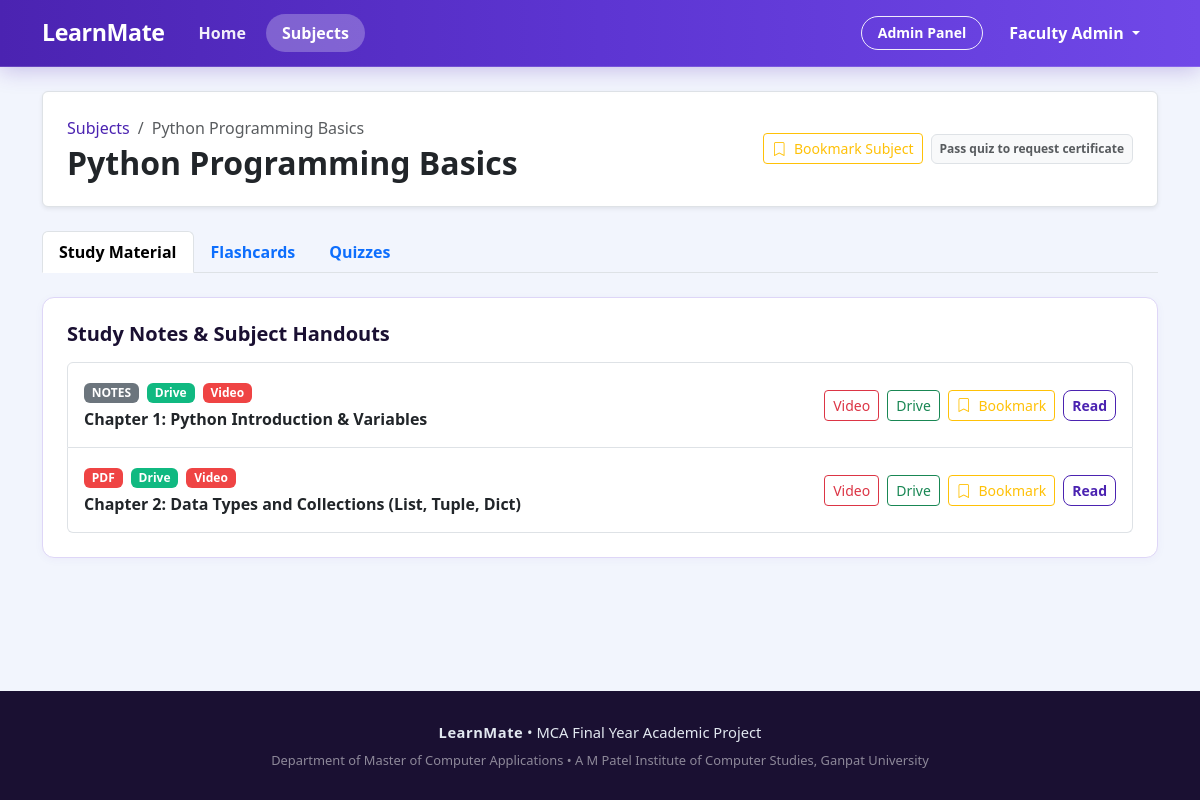
Page /courses/1/ (signed in) on the committed database.
### main_app/models.py (models this page shows, shortened)
class Subject(models.Model):
    subject_id = models.AutoField(primary_key=True)
    subject_name = models.CharField(max_length=100)
    description = models.TextField()
    image = models.ImageField(upload_to='subjects/', null=True, blank=True, help_text="Upload subject cover image")
    image_url = models.URLField(max_length=500, null=True, blank=True, help_text="Or paste direct web image URL")
    created_by = models.ForeignKey(User, on_delete=models.CASCADE, related_name='subjects_created')
    created_at = models.DateTimeField(auto_now_add=True)
    class Meta:
        db_table = 'subject'
        verbose_name = 'Subject'
        verbose_name_plural = 'Subjects'

class StudyMaterial(models.Model):
    MATERIAL_TYPES = (
        ('notes', 'Study Notes / Text'),
        ('pdf', 'PDF Document'),
        ('ppt', 'Presentation (PPT)'),
        ('video', 'Video Lecture / Link'),
    )
    material_id = models.AutoField(primary_key=True)
    subject = models.ForeignKey(Subject, on_delete=models.CASCADE, related_name='materials')
    title = models.CharField(max_length=150)
    material_type = models.CharField(max_length=20, choices=MATERIAL_TYPES, default='notes')
    file_path = models.FileField(upload_to='materials/', null=True, blank=True)
    drive_link = models.URLField(max_length=500, null=True, blank=True, help_text="Google Drive link for notes/PDFs")
    video_url = models.URLField(max_length=500, null=True, blank=True, help_text="YouTube or Video Lecture URL")
    description = models.TextField(help_text="Detailed notes or description of the material")
    created_by = models.ForeignKey(User, on_delete=models.CASCADE)
    created_at = models.DateTimeField(auto_now_add=True)
    class Meta:
        db_table = 'study_material'
        verbose_name = 'Study Material'
        verbose_name_plural = 'Study Materials'

### main_app/views.py (the view)
# urls.py: path('courses/<int:subject_id>/', views.course_detail, name='course_detail'),
@login_required
def course_detail(request, subject_id):
    subject = get_object_or_404(Subject, subject_id=subject_id)
    materials = StudyMaterial.objects.filter(subject=subject).order_by('created_at')
    flashcards = Flashcard.objects.filter(subject=subject).order_by('created_at')
    quizzes = Quiz.objects.filter(subject=subject).order_by('created_at')
    revisions = Revision.objects.filter(
        student=request.user,
        question__quiz__subject=subject
    ).select_related('question')
    bookmarked_material_ids = Bookmark.objects.filter(
        student=request.user, material__isnull=False
    ).values_list('material_id', flat=True)
    bookmarked_flashcard_ids = set(Bookmark.objects.filter(
        student=request.user, flashcard__isnull=False
    ).values_list('flashcard_id', flat=True))
    is_subject_bookmarked = Bookmark.objects.filter(
        student=request.user, subject=subject, material__isnull=True, flashcard__isnull=True, question__isnull=True
    ).exists()
    certificate = Certificate.objects.filter(student=request.user, subject=subject).first()
    has_passed_quiz = QuizResult.objects.filter(student=request.user, quiz__subject=subject, result_status='Pass').exists()
    cards_data = []
    for card in flashcards:
        cards_data.append({
            'id': card.flashcard_id,
            'question': card.question,
            'answer': card.answer,
            'is_bookmarked': card.flashcard_id in bookmarked_flashcard_ids,
        })
    context = {
        'subject': subject,
        'materials': materials,
        'flashcards': flashcards,
        'cards_json': json.dumps(cards_data),
        'total_cards': len(cards_data),
        'quizzes': quizzes,
        'revisions': revisions,
        'bookmarked_material_ids': list(bookmarked_material_ids),
        'bookmarked_flashcard_ids': list(bookmarked_flashcard_ids),
        'is_subject_bookmarked': is_subject_bookmarked,
        'certificate': certificate,
        'has_passed_quiz': has_passed_quiz,
    }
    return render(request, 'student/course_detail.html', context)

### templates/student/course_detail.html (shortened to what this page needs)
{% extends 'base.html' %}
{% block content %}
<div class="container">
    <div class="bg-white border rounded p-4 mb-4 shadow-sm">
        <div class="d-flex justify-content-between align-items-center flex-wrap gap-2">
            <div>
                <nav aria-label="breadcrumb">
                    <ol class="breadcrumb mb-1 small">
                        <li class="breadcrumb-item"><a href="{% url 'courses' %}">Subjects</a></li>
                        <li class="breadcrumb-item active">{{ subject.subject_name }}</li>
                    </ol>
                </nav>
                <h2 class="fw-bold mb-0 text-dark">{{ subject.subject_name }}</h2>
            </div>
            <div class="d-flex align-items-center gap-2 flex-wrap">
                <button class="btn btn-sm bookmark-toggle-btn {% if is_subject_bookmarked %}btn-warning{% else %}btn-outline-warning{% endif %}"
                        data-type="subject" data-id="{{ subject.subject_id }}"
                        data-label-active="Subject Bookmarked" data-label-inactive="Bookmark Subject">
                    <i class="bi {% if is_subject_bookmarked %}bi-bookmark-fill{% else %}bi-bookmark{% endif %} me-1"></i>
                    <span>{% if is_subject_bookmarked %}Subject Bookmarked{% else %}Bookmark Subject{% endif %}</span>
                </button>
                {% if certificate %}
                <a href="{% url 'view_certificate' certificate.certificate_no %}" class="btn btn-success btn-sm">
                    View Certificate
                </a>
                {% elif has_passed_quiz %}
                <span class="badge bg-warning text-dark border p-2">
                    Quiz Passed • Certificate Pending Admin Generation
                </span>
                {% else %}
                <span class="badge bg-light text-muted border p-2">
                    Pass quiz to request certificate
                </span>
                {% endif %}
            </div>
        </div>
    </div>
    <ul class="nav nav-tabs mb-4" id="courseTab" role="tablist">
        <li class="nav-item" role="presentation">
            <button class="nav-link active fw-semibold" id="material-tab" data-bs-toggle="tab"
                data-bs-target="#material-pane" type="button" role="tab">
                Study Material
            </button>
        </li>
        <li class="nav-item" role="presentation">
            <button class="nav-link fw-semibold" id="flashcard-tab" data-bs-toggle="tab"
                data-bs-target="#flashcard-pane" type="button" role="tab">
                Flashcards
            </button>
        </li>
        <li class="nav-item" role="presentation">
            <button class="nav-link fw-semibold" id="quiz-tab" data-bs-toggle="tab" data-bs-target="#quiz-pane"
                type="button" role="tab">
                Quizzes
            </button>
        </li>
    </ul>
    <div class="tab-content" id="courseTabContent">
        <div class="tab-pane fade show active" id="material-pane" role="tabpanel">
            <div class="custom-card p-4">
                <div class="d-flex justify-content-between align-items-center mb-3">
                    <h5 class="fw-bold mb-0">Study Notes & Subject Handouts</h5>
                </div>
                <div class="list-group">
                    {% for mat in materials %}
                    <div
                        class="list-group-item list-group-item-action d-flex justify-content-between align-items-center p-3 flex-wrap gap-2">
                        <div class="me-3">
                            <span
                                class="badge {% if mat.material_type == 'pdf' %}bg-danger{% elif mat.material_type == 'ppt' %}bg-warning text-dark{% elif mat.material_type == 'video' %}bg-info text-dark{% else %}bg-secondary{% endif %} me-1 text-uppercase">
                                {{ mat.material_type }}
                            </span>
                            {% if mat.drive_link %}
                            <span class="badge bg-success me-1">Drive</span>
                            {% endif %}
                            {% if mat.video_url %}
                            <span class="badge bg-danger me-1">Video</span>
                            {% endif %}
                            <strong class="fs-6 d-block mt-1">{{ mat.title }}</strong>
                        </div>
                        <div class="d-flex gap-2 flex-shrink-0 flex-wrap">
                            {% if mat.video_url %}
                            <a href="{{ mat.video_url }}" target="_blank" class="btn btn-outline-danger btn-sm">
                                Video
                            </a>
                            {% endif %}
                            {% if mat.drive_link %}
                            <a href="{{ mat.drive_link }}" target="_blank" class="btn btn-outline-success btn-sm">
                                Drive
                            </a>
                            {% endif %}
                            <button
                                class="btn btn-sm bookmark-toggle-btn {% if mat.material_id in bookmarked_material_ids %}btn-warning{% else %}btn-outline-warning{% endif %}"
                                data-type="material" data-id="{{ mat.material_id }}">
                                <i class="bi {% if mat.material_id in bookmarked_material_ids %}bi-bookmark-fill{% else %}bi-bookmark{% endif %} me-1"></i>
                                <span>{% if mat.material_id in bookmarked_material_ids %}Bookmarked{% else %}Bookmark{% endif %}</span>
                            </button>
                            <a href="{% url 'study_material_view' mat.material_id %}"
                                class="btn btn-outline-primary btn-sm">
                                Read
                            </a>
                        </div>
                    </div>
                    {% empty %}
                    <p class="text-muted text-center py-4">No study materials uploaded for this subject yet.</p>
                    {% endfor %}
                </div>
            </div>
        </div>
    </div>
</div>
{% endblock %}

### templates/base.html (shortened to what this page needs)
{% load static %}
<!DOCTYPE html>
<html lang="en">
<head>
    <link href="https://cdn.jsdelivr.net/npm/bootstrap@5.3.0/dist/css/bootstrap.min.css" rel="stylesheet">
    <link rel="stylesheet" href="https://cdn.jsdelivr.net/npm/bootstrap-icons@1.11.3/font/bootstrap-icons.min.css">
    <link rel="stylesheet" href="{% static 'css/style.css' %}?v=8.0">
</head>
<body>
    <nav class="navbar navbar-expand-lg navbar-custom sticky-top">
        <div class="container">
            <a class="navbar-brand" href="{% url 'home' %}">
                LearnMate
            </a>
            <div class="collapse navbar-collapse" id="navbarMain">
                <ul class="navbar-nav me-auto mb-2 mb-lg-0">
                    <li class="nav-item">
                        <a class="nav-link {% if request.resolver_match.url_name == 'home' %}active{% endif %}"
                            href="{% url 'home' %}">Home</a>
                    </li>
                    <li class="nav-item">
                        <a class="nav-link {% if request.resolver_match.url_name == 'courses' or request.resolver_match.url_name == 'course_detail' %}active{% endif %}"
                            href="{% url 'courses' %}">Subjects</a>
                    </li>
                </ul>
                <ul class="navbar-nav ms-auto align-items-center">
                    {% if user.is_authenticated %}
                    {% if user.profile.role == 'admin' or user.is_superuser %}
                    <li class="nav-item me-2">
                        <a class="btn btn-sm btn-outline-primary" href="{% url 'admin_dashboard' %}">
                            Admin Panel
                        </a>
                    </li>
                    {% else %}
                    <li class="nav-item me-2">
                        <a class="btn btn-sm btn-outline-primary" href="{% url 'dashboard' %}">
                            Dashboard
                        </a>
                    </li>
                    {% endif %}
                    <li class="nav-item dropdown">
                        <a class="nav-link dropdown-toggle font-weight-bold" href="#" id="userMenu" role="button"
                            data-bs-toggle="dropdown">
                            {{ user.first_name|default:user.username }}
                        </a>
                    </li>
                    {% endif %}
                </ul>
            </div>
        </div>
    </nav>
    <main class="py-4">
        {% block content %}{% endblock %}
    </main>
    <footer>
        <div class="container text-center">
            <div class="mb-2">
                <span class="fw-bold" style="letter-spacing: 0.5px;">LearnMate</span> • MCA Final Year Academic Project
            </div>
            <div class="small text-white-50">
                Department of Master of Computer Applications • A M Patel Institute of Computer Studies, Ganpat
                University
            </div>
        </div>
    </footer>
</body>
</html>

### static/css/style.css (style rules this page uses)
:root { --color-primary: #4b23b1; --color-primary-dark: #38178a; --color-primary-light: #ede8fc; --color-accent-periwinkle: #6e44e6; --color-dark-heading: #1a1032; --color-body-text: #475569; --color-muted-text: #6b7280; --color-bg-canvas: #f2f5fd; --color-card-surface: #ffffff; --color-border: #ded6f7; --primary-color: #4b23b1; --primary-dark: #38178a; --primary-light: #ede8fc; --secondary-color: #64748b; --accent-color: #6e44e6; --success-color: #10b981; --danger-color: #ef4444; --warning-color: #f59e0b; --background: #f2f5fd; --card-bg: #ffffff; --text-main: #1a1032; --text-body: #475569; --text-muted: #6b7280; --border-color: #ded6f7; }
body { font-family: 'Segoe UI', -apple-system, BlinkMacSystemFont, Roboto, Helvetica, Arial, sans-serif; background-color: var(--background); color: var(--text-body); min-height: 100vh; display: flex; flex-direction: column; }
h1, h2, h3, h4, h5, h6 { color: var(--color-dark-heading); font-weight: 700; }
a { color: var(--color-primary); text-decoration: none; transition: color 0.2s ease; }
main { flex: 1 0 auto; }
.navbar-custom { background: linear-gradient(90deg, #4b23b1 0%, #5d35d2 50%, #7048e8 100%) !important; border-bottom: 1px solid rgba(255, 255, 255, 0.15); box-shadow: 0 4px 20px rgba(75, 35, 177, 0.25); padding-top: 0.65rem; padding-bottom: 0.65rem; }
.navbar-custom .navbar-brand { font-weight: 800; color: #ffffff !important; font-size: 1.45rem; letter-spacing: -0.4px; display: inline-flex; align-items: center; }
.navbar-custom .nav-link { font-weight: 600; color: rgba(255, 255, 255, 0.92) !important; padding: 0.45rem 1rem !important; position: relative; border-radius: 20px; transition: all 0.2s ease; margin: 0 2px; }
.navbar-custom .nav-link.active { color: #ffffff !important; background-color: rgba(255, 255, 255, 0.26); font-weight: 700; }
.navbar-custom .nav-link.active::after { display: none; }
.navbar-custom .btn-outline-primary, .navbar-custom .btn-outline-light { color: #ffffff !important; border: 1.5px solid rgba(255, 255, 255, 0.9) !important; background-color: transparent !important; border-radius: 20px !important; font-weight: 600; padding: 0.35rem 1rem !important; transition: all 0.2s ease; }
.navbar-custom .dropdown-toggle { color: #ffffff !important; font-weight: 600; }
.btn-outline-primary { color: var(--color-primary) !important; border-color: var(--color-primary) !important; background-color: transparent !important; font-weight: 600; border-radius: 8px; transition: all 0.2s ease; }
.badge.bg-success { background-color: #10b981 !important; color: #ffffff !important; }
.badge.bg-danger { background-color: #ef4444 !important; color: #ffffff !important; }
.custom-card { background: #ffffff; border: 1.5px solid var(--border-color); border-radius: 12px; box-shadow: 0 2px 10px rgba(75, 35, 177, 0.04); margin-bottom: 20px; }
footer { background-color: var(--color-dark-heading); color: #e2e8f0; padding: 30px 0; font-size: 0.92rem; margin-top: auto; }
.bookmark-toggle-btn { transition: all 0.2s ease-in-out; }

### rows in the picture
Subject: subject_name "Python Programming Basics"
StudyMaterial: material_type "NOTES", shows "Drive", shows "Video", title "Chapter 1: Python Introduction & Variables", shows "Bookmark"
StudyMaterial: material_type "PDF", shows "Drive", shows "Video", title "Chapter 2: Data Types and Collections (List, Tuple, Dict)", shows "Bookmark"

### other values in the picture
{{ user.first_name|default:user.username }} "Faculty Admin"
